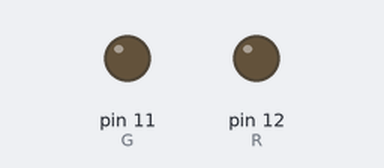
The sketch below on a simulated Arduino Uno, built with avr-gcc and run on an emulated ATmega328P. Parts: output pins drawn as LEDs (lit = HIGH).

Above: at 1.8 s.
At 5.6 s:
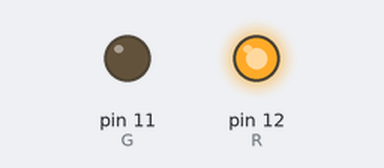
At 11.32 s:
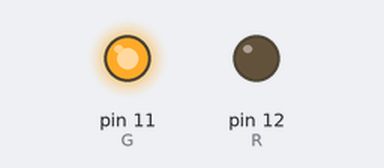
Timing chart, 0 to 13.3 s (numbered marks = the images above):
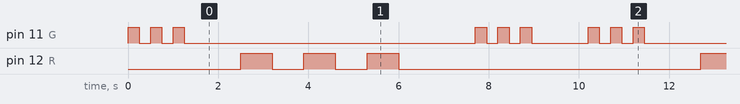

Measured:
- by itself, pin 12 (R): repeats every 10.2 s: 2 × (LOW 0.70 s, HIGH 0.70 s), LOW 6.7 s, HIGH 0.70 s
- by itself, pin 11 (G): repeats every 10.2 s: 2 × (LOW 0.25 s, HIGH 0.25 s), LOW 6.5 s, 2 × (HIGH 0.25 s, LOW 0.25 s), HIGH 0.25 s, LOW 1.3 s, HIGH 0.25 s
- by itself, everything shown: repeats every 10.2 s, in 18 steps

The sketch:

Codigo_morde.ino
```cpp
//Codifo morse de S.O.S

int G = 11;
int R = 12;

void setup()
{
  pinMode(G,OUTPUT);
  pinMode(R,OUTPUT);
}

void loop()
{
  //... = S
  for(int x = 0;x<3;x++)
  {
    digitalWrite(G,HIGH);
    delay(250);
    digitalWrite(G,LOW);
    delay(250);
  }

  delay(1000);

  //--- = O
  for (int x = 0;x<3;x++)
  {
    digitalWrite(R,HIGH);
    delay(700);
    digitalWrite(R,LOW);
    delay(700);
  }

  delay(1000);

  //... = S
  for(int x= 0;x<3;x++)
  {
    digitalWrite(G,HIGH);
    delay(250);
    digitalWrite(G,LOW);
    delay(250);
  }
  delay(1000);

}
```
